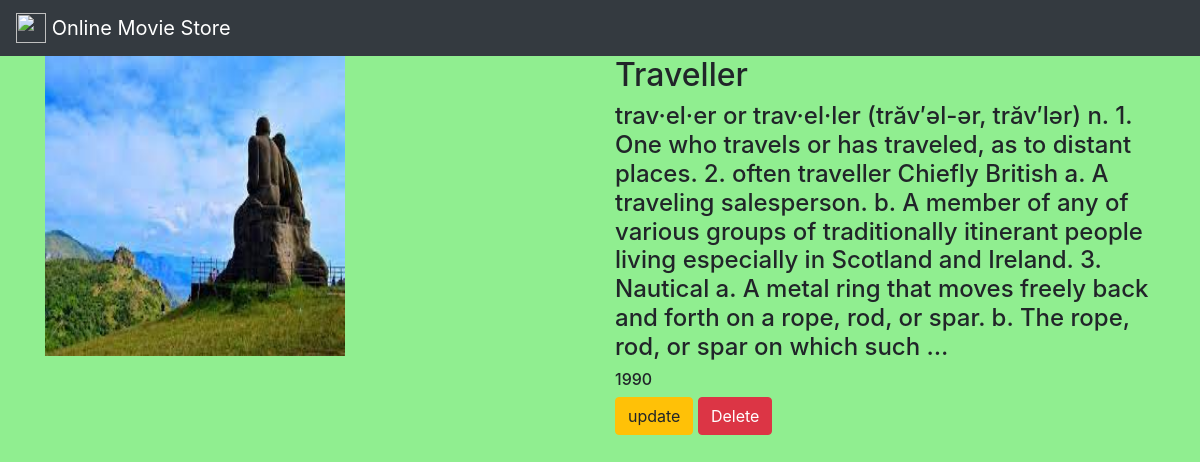
The app's page /movie/4/ with its own data.
### movieapp/models.py (models this page shows, shortened)
class Movie(models.Model):
    name = models.CharField(max_length=250)
    desc = models.TextField()
    year = models.IntegerField()
    img = models.ImageField(upload_to='gallery')

### movieapp/views.py (the view)
# urls.py: path('movie/<int:movie_id>/', views.detail, name='detail'),
def detail(request, movie_id):
    movie = Movie.objects.get(id=movie_id)
    return render(request, "detail.html", {'movie': movie})

### templates/detail.html
{% extends 'base.html' %}
{% block body %}
<div class="container">
    <div class="row">
        <div class="col-md-6">
            <img src="{{movie.img.url}}" width="300" height="300">
        </div>
<div class="col-md-6">
    <h2>{{movie.name}}</h2>
    <h4>{{movie.desc}}</h4>
    <h6>{{movie.year}}</h6>
         <a class="btn btn-warning" href="{% url 'movieapp:update' movie.id %}">update</a>
         <a class="btn btn-danger" href="{% url 'movieapp:delete' movie.id %}">Delete</a>
</div>
    </div>
</div>
{% endblock %}

### static/style.css (style rules this page uses)
body { background-color:lightgreen; }

### records on screen
Movie: img (picture), name "Traveller", desc "trav·el·er or trav·el·ler (trăv′əl-ər, trăv′lər) n. 1. One who travels or has traveled, as to distant places. 2. often traveller Chiefly British a. A traveling salesperson. b. A member of any of various groups of traditionally itinerant people living especially in Scotland and Ireland. 3. Nautical a. A metal ring that moves freely back and forth on a rope, rod, or spar. b. The rope, rod, or spar on which such …", year "1990"
